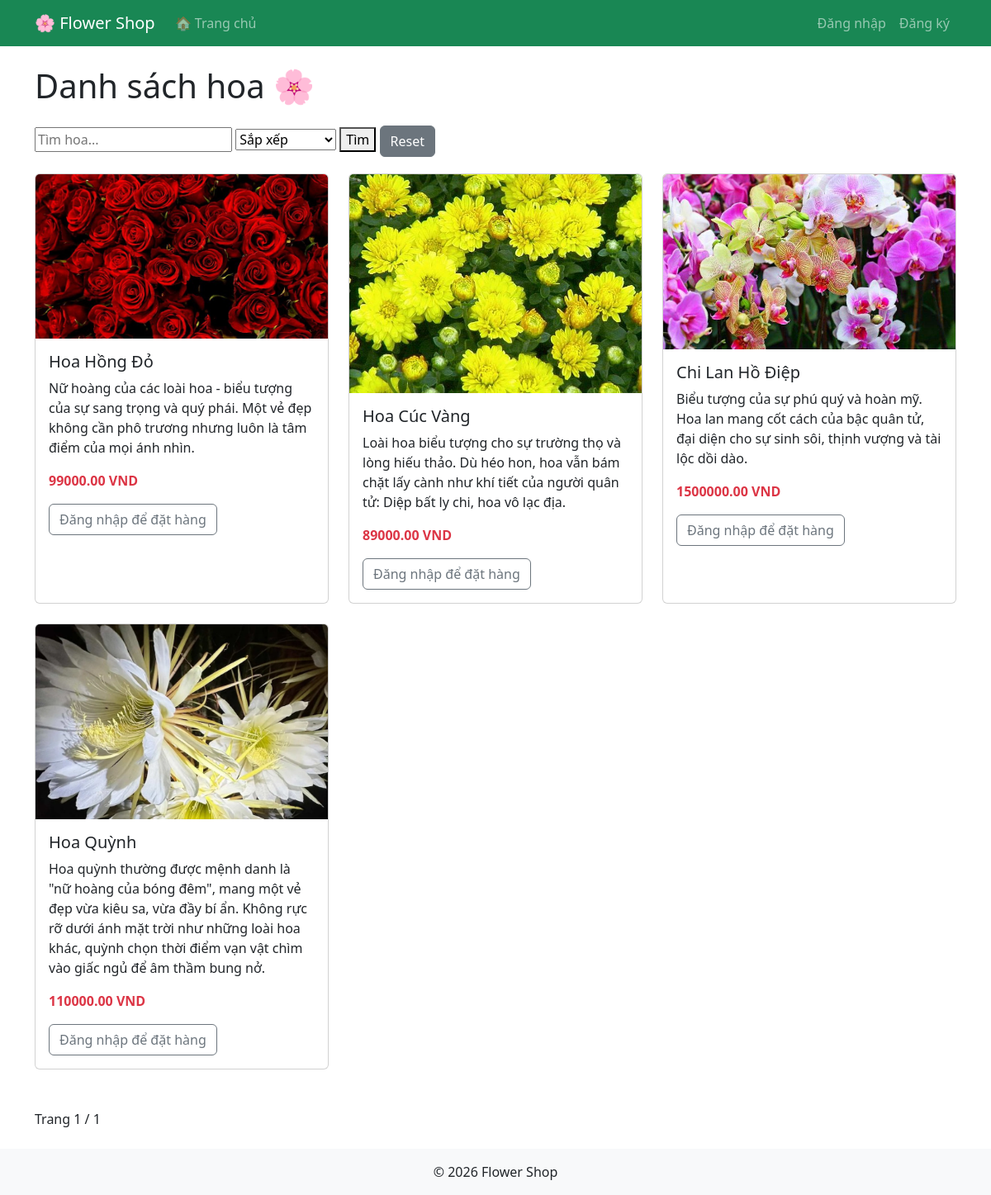
Before: /?page=2&search=&sort= with the older database file.
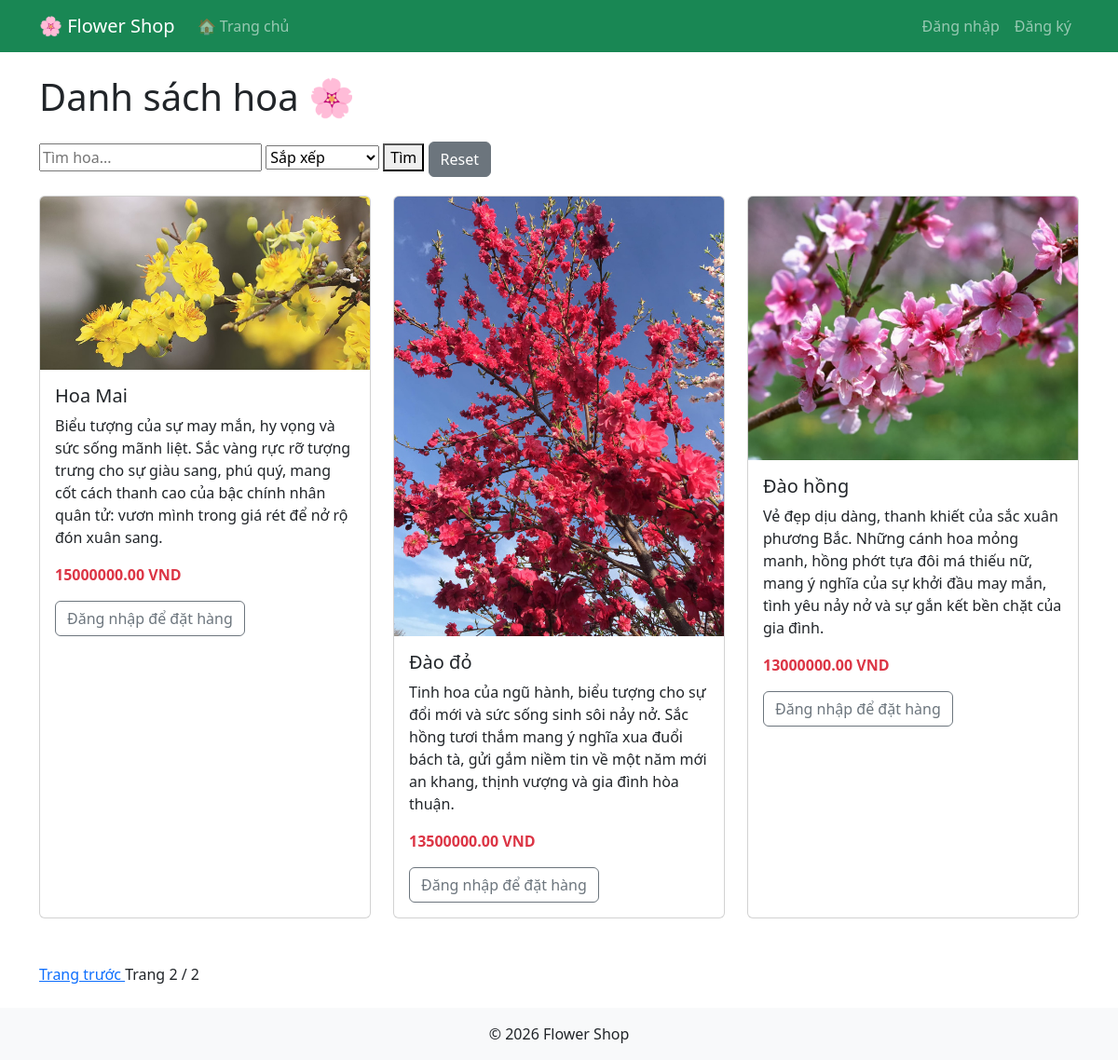
After: the same page with the newer database file.
### core/models.py (models this page shows, shortened)
class Product(models.Model):
    category = models.ForeignKey(
        Category,
        on_delete=models.CASCADE,
        related_name='products'
    )
    name = models.CharField(max_length=200)
    price = models.DecimalField(max_digits=10, decimal_places=2)
    description = models.TextField()
    image = models.ImageField(upload_to='products/', blank=True, null=True)
    stock = models.IntegerField(default=0)
    is_active = models.BooleanField(default=True)
    created_at = models.DateTimeField(auto_now_add=True)

### core/views.py (the view)
# urls.py: 2. Add a URL to urlpatterns:  path('', views.home, name='home')
def home(request):
    products = Product.objects.all()
    search = request.GET.get('search')
    sort = request.GET.get('sort')
    if search:
        products = products.filter(name__icontains=search)
    if sort == 'price_asc':
        products = products.order_by('price')
    if sort == 'price_desc':
        products = products.order_by('-price')
    paginator = Paginator(products, 6)
    page_number = request.GET.get('page')
    products = paginator.get_page(page_number)
    return render(request, 'core/home.html', {'products': products})

### core/templates/core/home.html (shortened to what this page needs)
{% extends 'core/base.html' %}
{% block content %}
<h1 class="mb-4">Danh sách hoa 🌸</h1>
<form method="GET" style="margin-bottom:20px;">
    <input type="text" name="search" placeholder="Tìm hoa...">
    <select name="sort">
        <option value="">Sắp xếp</option>
    </select>
    <button type="submit">Tìm</button>
    <a href="{% url 'home' %}" class="btn btn-secondary">
Reset
</a>
</form>
<div class="row">
    {% for product in products %}
    <div class="col-md-4 mb-4">
        <div class="card h-100">
            {% if product.image %}
            <img src="{{ product.image.url }}" class="card-img-top" alt="{{ product.name }}">
            {% endif %}
            <div class="card-body">
                <h5 class="card-title">{{ product.name }}</h5>
                <p class="card-text">{{ product.description }}</p>
                <p class="fw-bold text-danger">
                    {{ product.price }} VND
                </p>
                {% if user.is_authenticated %}
                <form method="POST" action="{% url 'place_order' product.id %}">
                {% csrf_token %}
                <select name="payment_method" class="form-select mb-2">
                <option value="cod">
                    Thanh toán khi nhận hàng (COD)
                </option>
                <option value="bank">
                    Chuyển khoản ngân hàng
                </option>
                </select>
                <button type="submit" class="btn btn-success">
                    Đặt hàng
                </button>
                </form>
                {% else %}
            <a href="{% url 'login' %}"
                class="btn btn-outline-secondary">
                    Đăng nhập để đặt hàng
            </a>
                {% endif %}
            </div>
        </div>
    </div>
    {% empty %}
    <p>Chưa có sản phẩm nào.</p>
    {% endfor %}
</div>
<div class="mt-4">
{% if products.has_previous %}
<a href="?page={{ products.previous_page_number }}&search={{ request.GET.search }}&sort={{ request.GET.sort }}">
Trang trước
</a>
{% endif %}
<span>Trang {{ products.number }} / {{ products.paginator.num_pages }}</span>
</div>
{% endblock %}

Changed rows visible on the page:
no longer on this page (row unchanged): Product: image (picture), name "Hoa Hồng Đỏ", description "Nữ hoàng của các loài hoa - biểu tượng của sự sang trọng và quý phái. Một vẻ đẹp không cần phô trương nhưng luôn là tâm điểm của mọi ánh nhìn.", price "99000.00"
no longer on this page (row unchanged): Product: image (picture), name "Hoa Cúc Vàng", description "Loài hoa biểu tượng cho sự trường thọ và lòng hiếu thảo. Dù héo hon, hoa vẫn bám chặt lấy cành như khí tiết của người quân tử: Diệp bất ly chi, hoa vô lạc địa.", price "89000.00"
no longer on this page (row unchanged): Product: image (picture), name "Chi Lan Hồ Điệp", description "Biểu tượng của sự phú quý và hoàn mỹ. Hoa lan mang cốt cách của bậc quân tử, đại diện cho sự sinh sôi, thịnh vượng và tài lộc dồi dào.", price "1500000.00"
no longer on this page (row unchanged): Product: image (picture), name "Hoa Quỳnh", description "Hoa quỳnh thường được mệnh danh là \"nữ hoàng của bóng đêm\", mang một vẻ đẹp vừa kiêu sa, vừa đầy bí ẩn. Không rực rỡ dưới ánh mặt trời như những loài hoa khác, quỳnh chọn thời điểm vạn vật chìm vào giấc ngủ để âm thầm bung nở.", price "110000.00"
added Product: image (picture), name "Hoa Mai", description "Biểu tượng của sự may mắn, hy vọng và sức sống mãnh liệt. Sắc vàng rực rỡ tượng trưng cho sự giàu sang, phú quý, mang cốt cách thanh cao của bậc chính nhân quân tử: vươn mình trong giá rét để nở rộ đón xuân sang.", price "15000000.00"
added Product: image (picture), name "Đào đỏ", description "Tinh hoa của ngũ hành, biểu tượng cho sự đổi mới và sức sống sinh sôi nảy nở. Sắc hồng tươi thắm mang ý nghĩa xua đuổi bách tà, gửi gắm niềm tin về một năm mới an khang, thịnh vượng và gia đình hòa thuận.", price "13500000.00"
added Product: image (picture), name "Đào hồng", description "Vẻ đẹp dịu dàng, thanh khiết của sắc xuân phương Bắc. Những cánh hoa mỏng manh, hồng phớt tựa đôi má thiếu nữ, mang ý nghĩa của sự khởi đầu may mắn, tình yêu nảy nở và sự gắn kết bền chặt của gia đình.", price "13000000.00"
Other visible differences:
{{ products.number }}: "1" → "2"
{{ products.paginator.num_pages }}: "1" → "2"
text now shown: "Trang trước"
